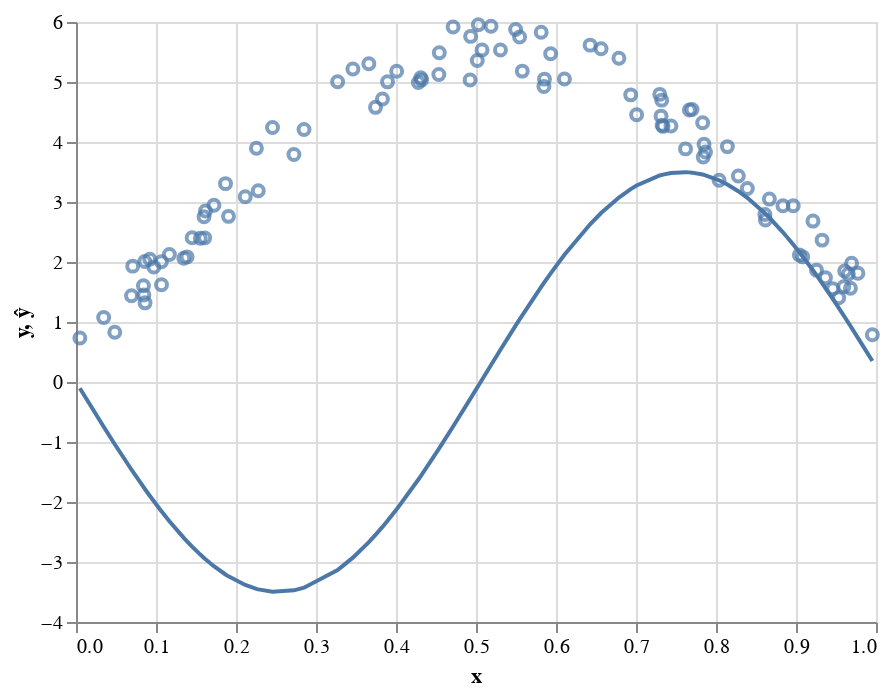

Source (notebook cell):
### Code cell
plot_df = pd.DataFrame({'y':y, 'x':X, 'ŷ':ŷ})
alt.Chart(plot_df).mark_point().encode(x='x',y='y') + \
alt.Chart(plot_df).mark_line().encode(x='x',y='ŷ')

### Figure 1 — Vega-Lite specification as saved in the notebook (floating-point values rounded to 4 significant figures)
{"$schema": "https://vega.github.io/schema/vega-lite/v3.4.0.json", "config": {"mark": {"tooltip": null}, "view": {"height": 300, "width": 400}}, "data": {"name": "data-896b08f6d14191dbefcf6bafbde0ea19"}, "datasets": {"data-896b08f6d14191dbefcf6bafbde0ea19": [{"x": 0.7338, "y": 4.261, "ŷ": 3.457}, {"x": 0.7701, "y": 4.543, "ŷ": 3.489}, {"x": 0.09219, "y": 2.046, "ŷ": -1.896}, {"x": 0.3661, "y": 5.304, "ŷ": -2.669}, {"x": 0.3894, "y": 5.003, "ŷ": -2.314}, {"x": 0.004818, "y": 0.732, "ŷ": -0.1047}, {"x": 0.3744, "y": 4.578, "ŷ": -2.549}, {"x": 0.7833, "y": 4.321, "ŷ": 3.457}, {"x": 0.4008, "y": 5.178, "ŷ": -2.122}, {"x": 0.08632, "y": 1.319, "ŷ": -1.787}, {"x": 0.7313, "y": 4.431, "ŷ": 3.448}, {"x": 0.7841, "y": 3.75, "ŷ": 3.455}, {"x": 0.9955, "y": 0.7865, "ŷ": 0.3489}, {"x": 0.1869, "y": 3.306, "ŷ": -3.208}, {"x": 0.5545, "y": 5.75, "ŷ": 1.043}, {"x": 0.8039, "y": 3.363, "ŷ": 3.361}, {"x": 0.1724, "y": 2.946, "ŷ": -3.07}, {"x": 0.7869, "y": 3.835, "ŷ": 3.445}, {"x": 0.7437, "y": 4.268, "ŷ": 3.483}, {"x": 0.8611, "y": 2.792, "ŷ": 2.814}, {"x": 0.5016, "y": 5.36, "ŷ": -0.08988}, {"x": 0.8837, "y": 2.937, "ŷ": 2.495}, {"x": 0.4926, "y": 5.032, "ŷ": -0.2856}, {"x": 0.9597, "y": 1.588, "ŷ": 1.107}, {"x": 0.946, "y": 1.553, "ŷ": 1.385}, {"x": 0.1167, "y": 2.125, "ŷ": -2.32}, {"x": 0.7667, "y": 4.534, "ŷ": 3.494}, {"x": 0.7297, "y": 4.793, "ŷ": 3.442}, {"x": 0.1388, "y": 2.085, "ŷ": -2.656}, {"x": 0.8142, "y": 3.923, "ŷ": 3.292}, {"x": 0.327, "y": 5.003, "ŷ": -3.134}, {"x": 0.4535, "y": 5.124, "ŷ": -1.115}, {"x": 0.3461, "y": 5.218, "ŷ": -2.928}, {"x": 0.5849, "y": 4.926, "ŷ": 1.651}, {"x": 0.6787, "y": 5.395, "ŷ": 3.075}, {"x": 0.9368, "y": 1.739, "ŷ": 1.567}, {"x": 0.9256, "y": 1.864, "ŷ": 1.78}, {"x": 0.1609, "y": 2.402, "ŷ": -2.942}, {"x": 0.7326, "y": 4.281, "ŷ": 3.452}, {"x": 0.7619, "y": 3.885, "ŷ": 3.497}, {"x": 0.5029, "y": 5.956, "ŷ": -0.06134}, {"x": 0.6934, "y": 4.786, "ŷ": 3.214}, {"x": 0.7008, "y": 4.454, "ŷ": 3.274}, {"x": 0.8965, "y": 2.938, "ŷ": 2.292}, {"x": 0.9042, "y": 2.118, "ŷ": 2.163}, {"x": 0.08603, "y": 2.01, "ŷ": -1.782}, {"x": 0.2456, "y": 4.243, "ŷ": -3.495}, {"x": 0.9212, "y": 2.682, "ŷ": 1.862}, {"x": 0.9654, "y": 1.799, "ŷ": 0.9893}, {"x": 0.5188, "y": 5.929, "ŷ": 0.2835}, {"x": 0.9534, "y": 1.405, "ŷ": 1.236}, {"x": 0.8618, "y": 2.701, "ŷ": 2.804}, {"x": 0.09734, "y": 1.917, "ŷ": -1.988}, {"x": 0.8392, "y": 3.225, "ŷ": 3.07}, {"x": 0.431, "y": 5.071, "ŷ": -1.567}, {"x": 0.1906, "y": 2.761, "ŷ": -3.24}, {"x": 0.5815, "y": 5.829, "ŷ": 1.585}, {"x": 0.4714, "y": 5.916, "ŷ": -0.7417}, {"x": 0.2278, "y": 3.186, "ŷ": -3.456}, {"x": 0.9774, "y": 1.812, "ŷ": 0.7363}, {"x": 0.1618, "y": 2.849, "ŷ": -2.953}, {"x": 0.9695, "y": 1.98, "ŷ": 0.9028}, {"x": 0.1067, "y": 2.005, "ŷ": -2.153}, {"x": 0.3831, "y": 4.718, "ŷ": -2.416}, {"x": 0.9681, "y": 1.563, "ŷ": 0.9336}, {"x": 0.9084, "y": 2.086, "ŷ": 2.092}, {"x": 0.1348, "y": 2.062, "ŷ": -2.598}, {"x": 0.5933, "y": 5.47, "ŷ": 1.81}, {"x": 0.285, "y": 4.209, "ŷ": -3.429}, {"x": 0.4933, "y": 5.76, "ŷ": -0.2708}, {"x": 0.8667, "y": 3.048, "ŷ": 2.739}, {"x": 0.6106, "y": 5.05, "ŷ": 2.119}, {"x": 0.1554, "y": 2.396, "ŷ": -2.876}, {"x": 0.08429, "y": 1.604, "ŷ": -1.749}, {"x": 0.9609, "y": 1.849, "ŷ": 1.083}, {"x": 0.5856, "y": 5.048, "ŷ": 1.664}, {"x": 0.7321, "y": 4.698, "ŷ": 3.451}, {"x": 0.7851, "y": 3.962, "ŷ": 3.451}, {"x": 0.5306, "y": 5.533, "ŷ": 0.5365}, {"x": 0.6564, "y": 5.553, "ŷ": 2.816}, {"x": 0.432, "y": 5.035, "ŷ": -1.547}, {"x": 0.6427, "y": 5.615, "ŷ": 2.629}, {"x": 0.2724, "y": 3.791, "ŷ": -3.472}, {"x": 0.2116, "y": 3.087, "ŷ": -3.384}, {"x": 0.4541, "y": 5.488, "ŷ": -1.103}, {"x": 0.5495, "y": 5.874, "ŷ": 0.9387}, {"x": 0.06943, "y": 1.438, "ŷ": -1.462}, {"x": 0.1069, "y": 1.622, "ŷ": -2.156}, {"x": 0.1601, "y": 2.755, "ŷ": -2.933}, {"x": 0.04848, "y": 0.8281, "ŷ": -1.038}, {"x": 0.8279, "y": 3.433, "ŷ": 3.179}, {"x": 0.5578, "y": 5.181, "ŷ": 1.112}, {"x": 0.08481, "y": 1.451, "ŷ": -1.759}, {"x": 0.5075, "y": 5.533, "ŷ": 0.03804}, {"x": 0.428, "y": 4.992, "ŷ": -1.625}, {"x": 0.0346, "y": 1.076, "ŷ": -0.7461}, {"x": 0.1452, "y": 2.403, "ŷ": -2.744}, {"x": 0.2255, "y": 3.897, "ŷ": -3.448}, {"x": 0.9326, "y": 2.365, "ŷ": 1.648}, {"x": 0.07087, "y": 1.931, "ŷ": -1.491}]}, "layer": [{"encoding": {"x": {"field": "x", "type": "quantitative"}, "y": {"field": "y", "type": "quantitative"}}, "mark": "point"}, {"encoding": {"x": {"field": "x", "type": "quantitative"}, "y": {"field": "ŷ", "type": "quantitative"}}, "mark": "line"}]}
